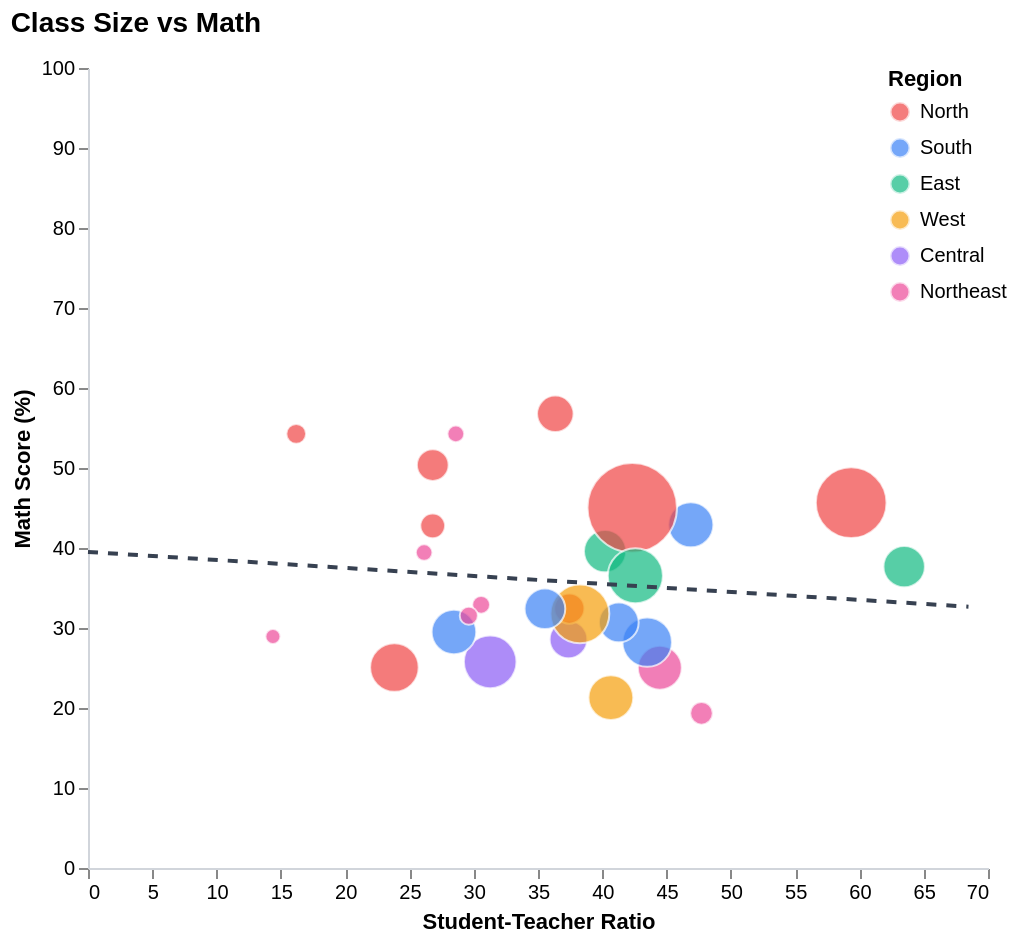

Write the Vega-Lite specification saved for this chart.
### Vega-Lite specification from a JSON file in a GitHub repository (floating-point values rounded to 4 significant figures)
{"config": {"view": {"continuousWidth": 300, "continuousHeight": 300, "strokeWidth": 0}, "axis": {"domainColor": "#d1d5db", "grid": false}}, "layer": [{"data": {"name": "data-55ecd443bb0cab230c679f9ad6c86e3c"}, "mark": {"type": "circle", "opacity": 0.7, "stroke": "white", "strokeWidth": 1}, "encoding": {"color": {"field": "Region", "legend": {"direction": "vertical", "orient": "right", "symbolSize": 100, "title": "Region", "offset": -50}, "scale": {"domain": ["North", "South", "East", "West", "Central", "Northeast"], "range": ["#ef4444", "#3b82f6", "#10b981", "#f59e0b", "#8b5cf6", "#ec4899"]}, "type": "nominal"}, "opacity": {"condition": {"param": "param_8", "value": 0.7}, "value": 0.1}, "size": {"field": "enrollment_millions", "legend": null, "scale": {"range": [50, 2000]}, "type": "quantitative"}, "tooltip": [{"field": "state", "title": "State", "type": "nominal"}, {"field": "student_teacher_ratio", "format": ".1f", "title": "Student-Teacher Ratio", "type": "quantitative"}, {"field": "math_score", "format": ".1f", "title": "Math Score (%)", "type": "quantitative"}, {"field": "total_students", "format": ",", "title": "Total Students", "type": "quantitative"}], "x": {"field": "student_teacher_ratio", "scale": {"domain": [0, 68.48]}, "title": "Student-Teacher Ratio", "type": "quantitative"}, "y": {"field": "math_score", "scale": {"domain": [0, 100]}, "title": "Math Score (%)", "type": "quantitative"}}, "name": "view_8"}, {"data": {"name": "data-83e31c6285f3d627865fa4bccb9280e9"}, "mark": {"type": "line", "color": "#374151", "size": 2, "strokeDash": [5, 5]}, "encoding": {"x": {"field": "student_teacher_ratio", "type": "quantitative"}, "y": {"field": "math_score", "type": "quantitative"}}}], "height": 400, "params": [{"name": "param_8", "select": {"type": "point", "fields": ["Region"]}, "bind": "legend", "views": ["view_8"]}], "title": {"text": "Class Size vs Math", "fontSize": 14, "anchor": "start", "offset": 10}, "width": 450, "$schema": "https://vega.github.io/schema/vega-lite/v5.20.1.json", "datasets": {"data-55ecd443bb0cab230c679f9ad6c86e3c": [{"state": "Andhra Pradesh", "total_tch": 342721, "total_students": 16068910, "student_teacher_ratio": 46.89, "State": "Andhra Pradesh", "reading_score": 36.53, "math_score": 42.9, "Region": "South", "enrollment_millions": 16.07}, {"state": "Arunachal Pradesh", "total_tch": 25117, "total_students": 656615, "student_teacher_ratio": 26.14, "State": "Arunachal Pradesh", "reading_score": 45.47, "math_score": 39.43, "Region": "Northeast", "enrollment_millions": 0.6566}, {"state": "Assam", "total_tch": 340471, "total_students": 15142490, "student_teacher_ratio": 44.48, "State": "Assam", "reading_score": 40.8, "math_score": 25.03, "Region": "Northeast", "enrollment_millions": 15.14}, {"state": "Bihar", "total_tch": 707516, "total_students": 41997243, "student_teacher_ratio": 59.36, "State": "Bihar", "reading_score": 47.5, "math_score": 45.67, "Region": "North", "enrollment_millions": 42.0}, {"state": "Chhattisgarh", "total_tch": 285248, "total_students": 10660317, "student_teacher_ratio": 37.37, "State": "Chhattisgarh", "reading_score": 51.8, "math_score": 28.57, "Region": "Central", "enrollment_millions": 10.66}, {"state": "Gujarat", "total_tch": 389063, "total_students": 15822125, "student_teacher_ratio": 40.67, "State": "Gujarat", "reading_score": 49.33, "math_score": 21.3, "Region": "West", "enrollment_millions": 15.82}, {"state": "Haryana", "total_tch": 263942, "total_students": 7077644, "student_teacher_ratio": 26.82, "State": "Haryana", "reading_score": 63.4, "math_score": 50.37, "Region": "North", "enrollment_millions": 7.078}, {"state": "Himachal Pradesh", "total_tch": 102825, "total_students": 1665194, "student_teacher_ratio": 16.19, "State": "Himachal Pradesh", "reading_score": 70.07, "math_score": 54.27, "Region": "North", "enrollment_millions": 1.665}, {"state": "Jammu and Kashmir", "total_tch": 166717, "total_students": 6240962, "student_teacher_ratio": 37.43, "State": "Jammu and Kashmir", "reading_score": 37.6, "math_score": 32.43, "Region": "North", "enrollment_millions": 6.241}, {"state": "Jharkhand", "total_tch": 209203, "total_students": 13280523, "student_teacher_ratio": 63.48, "State": "Jharkhand", "reading_score": 44.8, "math_score": 37.67, "Region": "East", "enrollment_millions": 13.28}, {"state": "Karnataka", "total_tch": 452602, "total_students": 19685263, "student_teacher_ratio": 43.49, "State": "Karnataka", "reading_score": 37.33, "math_score": 28.23, "Region": "South", "enrollment_millions": 19.69}, {"state": "Kerala", "total_tch": 292072, "total_students": 12058210, "student_teacher_ratio": 41.29, "State": "Kerala", "reading_score": 65.37, "math_score": 30.7, "Region": "South", "enrollment_millions": 12.06}, {"state": "Madhya Pradesh", "total_tch": 717493, "total_students": 22444915, "student_teacher_ratio": 31.28, "State": "Madhya Pradesh", "reading_score": 43.13, "math_score": 25.77, "Region": "Central", "enrollment_millions": 22.44}, {"state": "Maharashtra", "total_tch": 747501, "total_students": 28599071, "student_teacher_ratio": 38.26, "State": "Maharashtra", "reading_score": 56.93, "math_score": 31.77, "Region": "West", "enrollment_millions": 28.6}, {"state": "Meghalaya", "total_tch": 57002, "total_students": 2719888, "student_teacher_ratio": 47.72, "State": "Meghalaya", "reading_score": 45.87, "math_score": 19.33, "Region": "Northeast", "enrollment_millions": 2.72}, {"state": "Mizoram", "total_tch": 24952, "total_students": 713852, "student_teacher_ratio": 28.61, "State": "Mizoram", "reading_score": 62.6, "math_score": 54.27, "Region": "Northeast", "enrollment_millions": 0.7139}, {"state": "Nagaland", "total_tch": 33131, "total_students": 1013046, "student_teacher_ratio": 30.58, "State": "Nagaland", "reading_score": 49.7, "math_score": 32.9, "Region": "Northeast", "enrollment_millions": 1.013}, {"state": "Odisha", "total_tch": 344116, "total_students": 13839489, "student_teacher_ratio": 40.22, "State": "Odisha", "reading_score": 58.73, "math_score": 39.6, "Region": "East", "enrollment_millions": 13.84}, {"state": "Punjab", "total_tch": 273130, "total_students": 9927377, "student_teacher_ratio": 36.35, "State": "Punjab", "reading_score": 61.77, "math_score": 56.77, "Region": "North", "enrollment_millions": 9.927}, {"state": "Rajasthan", "total_tch": 792265, "total_students": 18880521, "student_teacher_ratio": 23.83, "State": "Rajasthan", "reading_score": 45.1, "math_score": 25.07, "Region": "North", "enrollment_millions": 18.88}, {"state": "Sikkim", "total_tch": 14994, "total_students": 215667, "student_teacher_ratio": 14.38, "State": "Sikkim", "reading_score": 53.47, "math_score": 28.93, "Region": "Northeast", "enrollment_millions": 0.2157}, {"state": "Tamil Nadu", "total_tch": 549850, "total_students": 15650008, "student_teacher_ratio": 28.46, "State": "Tamil Nadu", "reading_score": 37.27, "math_score": 29.5, "Region": "South", "enrollment_millions": 15.65}, {"state": "Telangana", "total_tch": 357911, "total_students": 12720153, "student_teacher_ratio": 35.54, "State": "Telangana", "reading_score": 31.4, "math_score": 32.4, "Region": "South", "enrollment_millions": 12.72}, {"state": "Tripura", "total_tch": 37733, "total_students": 1117574, "student_teacher_ratio": 29.62, "State": "Tripura", "reading_score": 43.47, "math_score": 31.53, "Region": "Northeast", "enrollment_millions": 1.118}, {"state": "Uttar Pradesh", "total_tch": 1615427, "total_students": 68380027, "student_teacher_ratio": 42.33, "State": "Uttar Pradesh", "reading_score": 55.27, "math_score": 45.03, "Region": "North", "enrollment_millions": 68.38}, {"state": "Uttarakhand", "total_tch": 134263, "total_students": 3599643, "student_teacher_ratio": 26.81, "State": "Uttarakhand", "reading_score": 61.83, "math_score": 42.77, "Region": "North", "enrollment_millions": 3.6}, {"state": "West Bengal", "total_tch": 583825, "total_students": 24855325, "student_teacher_ratio": 42.57, "State": "West Bengal", "reading_score": 54.07, "math_score": 36.53, "Region": "East", "enrollment_millions": 24.86}], "data-83e31c6285f3d627865fa4bccb9280e9": [{"student_teacher_ratio": 0.0, "math_score": 39.51}, {"student_teacher_ratio": 68.48, "math_score": 32.66}]}}
